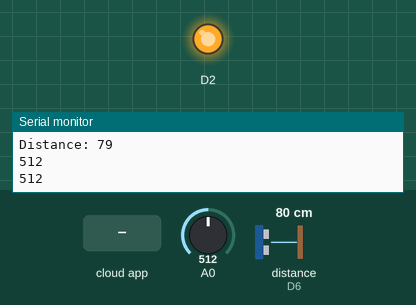
The sketch below on a simulated ESP8266 (NodeMCU). On the bench: output pins drawn as LEDs (lit = HIGH), the last lines printed to the serial monitor. Wiring (inferred from the names in the program): ultrasonic range finder: trigger D5; echo D6. The test bench sets the inputs (shaded band); at power-on: A0 = 512, distance to the obstacle (sensor on D6) 80 cm. The echo pulse lasts 58.3 µs per cm; WiFi joins after 1.5 s; servers stay silent unless stated; the Firebase database answers and starts empty; pins used as bus, display or sensor lines are not drawn.

Above: at 3.3 s.
3.4 s: A0 set to 1023
At 6.0 s:
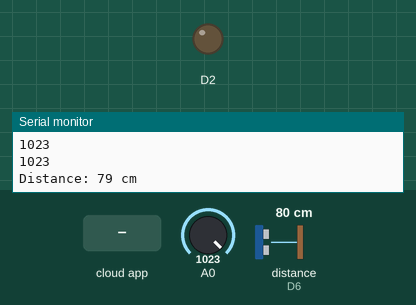
9.0 s: the phone or cloud app sets systemState to 1
At 12.9 s:
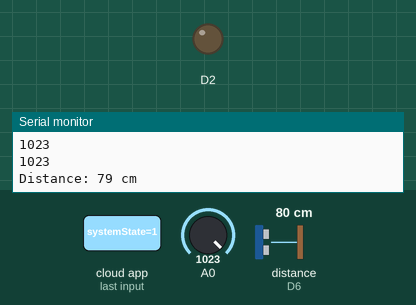
13.2 s: the phone or cloud app sets systemState to 0
At 17.1 s:
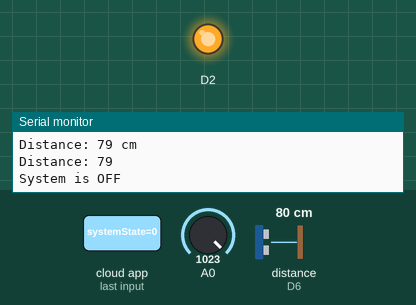
Timing chart, 0 to 18.6 s (numbered marks = the images above; inputs shaded):
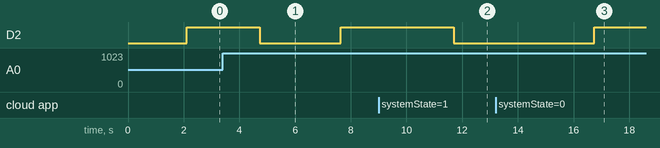

Measured:
- after the input at 3.4 s, D2: HIGH → LOW after 1.3 s, → HIGH 2.9 s later
- after the input at 9.0 s, D2: HIGH → LOW after 2.7 s
- after the input at 13.2 s, D2: LOW → HIGH after 3.5 s

The sketch:

sketch_may08a.ino
```cpp
#include <Wire.h>
#include<ESP8266WiFi.h>
//#include <NewPing.h>
#include <Firebase_ESP_Client.h>
#include "addons/TokenHelper.h"
#include "addons/RTDBHelper.h"
//#include <Adafruit_NeoPixel.h>

//#define LED_PIN 0
//#define LED_COUNT 300
#define API_KEY "AIzaSyDzj7ipac-QzAIccMaJjm6ctaxWJ8jwgno"
#define DATABASE_URL "https://dp-project-e9482-default-rtdb.firebaseio.com/"
//Adafruit_NeoPixel strip(LED_COUNT, LED_PIN, NEO_GRB + NEO_KHZ800);

#define trigPin D5
#define echoPin D6
FirebaseData fbdo;

 long duration;
 int distance;

FirebaseAuth auth;
FirebaseConfig config;
bool signupOK=false;
int growLight = 0;
const int ldrPin = 5;
int pipewaterlevel;
int systemState = 1;


WiFiServer server(301);
void setup() {
  // put your setup code here, to run once:
  Serial.begin(9600);
  delay(100);
  WiFi.mode(WIFI_STA);
  Serial.println(WiFi.localIP());
  Serial.print("Start connection");
  WiFi.begin("Mi 11X","12345a678");
  while((!(WiFi.status()== WL_CONNECTED))){
      Serial.print("..");
      delay(1000);
    }
     server.begin();
  Serial.println("Server started");

  // Print the IP address
  Serial.println(WiFi.localIP());
  Serial.println("Connected");
  config.api_key = API_KEY;
  config.database_url = DATABASE_URL;
  if (Firebase.signUp(&config, &auth, "", "")){
    Serial.println("ok");
    signupOK = true;
  }
  else{
    Serial.print("world");
    Serial.printf("%s\n", config.signer.signupError.message.c_str());
  }
  config.token_status_callback = tokenStatusCallback; //see addons/TokenHelper.h
  Firebase.begin(&config, &auth);
  Firebase.reconnectWiFi(true);
  Serial.println("Firebase is Ready");
    pinMode(D2,OUTPUT);
  pinMode(ldrPin,INPUT);
  pinMode(trigPin, OUTPUT);
  pinMode(echoPin, INPUT);
  digitalWrite(D2,HIGH);
}

void loop(){
   digitalWrite(trigPin, LOW);
 delayMicroseconds(2);
 // Sets the trigPin on HIGH state for 10 micro seconds
 digitalWrite(trigPin, HIGH);
 delayMicroseconds(10);
 digitalWrite(trigPin, LOW);
 // Reads the echoPin, returns the sound wave travel time in microseconds
 duration = pulseIn(echoPin, HIGH);
 // Calculating the distance
 distance= duration*0.034/2;
 // Prints the distance on the Serial Monitor
 Serial.print("Distance: ");
 Serial.println(distance);
 delay(500);
 Firebase.RTDB.setInt(&fbdo,"/cntWaterLevel",distance);
  if(systemState==1){
  int ldrstatus = analogRead(ldrPin);
  pipewaterlevel = analogRead(A0);
  Serial.println(pipewaterlevel);

  Serial.println(ldrstatus);
//  Firebase.RTDB.setInt(&fbdo,"/pipeWaterLevel",pipewaterlevel);
//  Firebase.RTDB.setInt(&fbdo,"/cntWaterLevel",distance);


  if(ldrstatus==1023 && growLight==0){
    growLight = 1;
    Firebase.RTDB.setInt(&fbdo,"/growLight",growLight);
    digitalWrite(D2,LOW);
    while(ldrstatus==1023){
      ldrstatus = analogRead(ldrPin);
      pipewaterlevel = analogRead(A0);
      delay(10);
      digitalWrite(trigPin, LOW);
 delayMicroseconds(2);
 // Sets the trigPin on HIGH state for 10 micro seconds
 digitalWrite(trigPin, HIGH);
 delayMicroseconds(10);
 digitalWrite(trigPin, LOW);
 // Reads the echoPin, returns the sound wave travel time in microseconds
 duration = pulseIn(echoPin, HIGH);
  distance= duration*0.034/2;
      Serial.print("Distance: ");
  Serial.print(distance);
  Serial.println(" cm");
  delay(500);
  Firebase.RTDB.setInt(&fbdo,"/cntWaterLevel",distance);
      Firebase.RTDB.setInt(&fbdo,"/pipeWaterLevel",pipewaterlevel);
      if(Firebase.RTDB.getInt(&fbdo,"/growLight")){
        growLight = fbdo.intData();
     }
     if(Firebase.RTDB.getInt(&fbdo,"/systemState")){
        systemState = fbdo.intData();
        if(systemState==0){
          break;
        }
     }
      if(ldrstatus==0){
        growLight = 0;
        Firebase.RTDB.setInt(&fbdo,"/growLight",growLight);
      }
      if(growLight==0){
        digitalWrite(D2,HIGH);
      }
      else{
        digitalWrite(D2,LOW);
      }
      delay(1000);
    }
  }
  if(Firebase.ready() && signupOK){
     if(Firebase.RTDB.getInt(&fbdo,"/growLight")){
        growLight = fbdo.intData();
        if(growLight==1)digitalWrite(D2,LOW);
        else digitalWrite(D2,HIGH);
     }
  }

  delay(1000);
  }
  else{
    digitalWrite(D2,HIGH);
    growLight = 0;
       Firebase.RTDB.setInt(&fbdo,"/growLight",growLight);
    Serial.println("System is OFF");
    if(Firebase.RTDB.getInt(&fbdo,"/systemState")){
        systemState = fbdo.intData();
     }
     delay(1000);
  }
}
```
